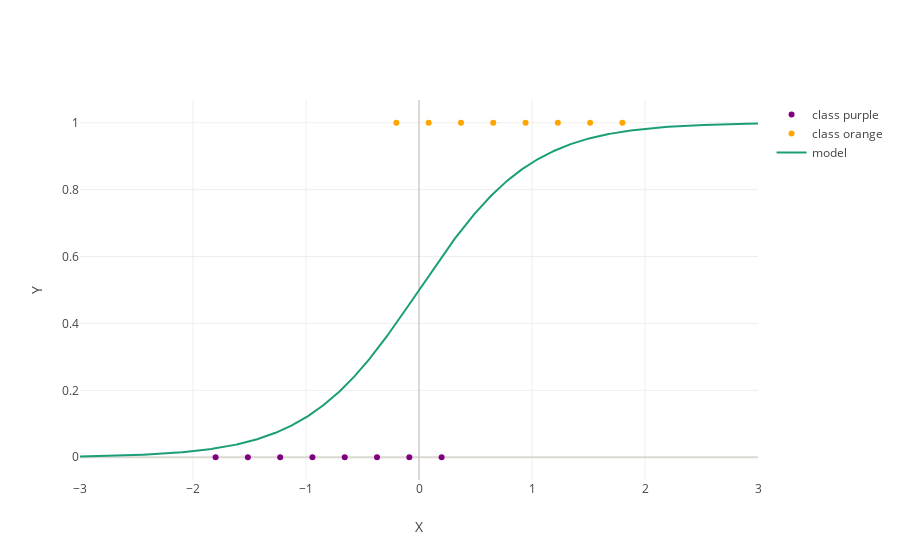

Source (notebook cell):
### Code cell
figure_1 = data.generate_plot()
figure_1

### Figure 1 — Plotly figure (JSON) as saved in the notebook; plotly's stock layout.template omitted (floating-point values rounded to 4 significant figures; data arrays with more than 128 entries replaced by an {"elided": "..."} marker saying what was removed)
{"data": [{"marker": {"color": "purple"}, "mode": "markers", "name": "class purple", "type": "scatter", "x": [-1.8, -1.514, -1.229, -0.9429, -0.6571, -0.3714, -0.08571, 0.2], "y": [0, 0, 0, 0, 0, 0, 0, 0]}, {"marker": {"color": "orange"}, "mode": "markers", "name": "class orange", "type": "scatter", "x": [-0.2, 0.08571, 0.3714, 0.6571, 0.9429, 1.229, 1.514, 1.8], "y": [1, 1, 1, 1, 1, 1, 1, 1]}, {"line": {"color": "rgb(27,158,119)"}, "mode": "lines", "name": "model", "type": "scatter", "x": {"elided": "1000 float values"}, "y": {"elided": "1000 float values"}}], "layout": {"xaxis": {"title": {"text": "X"}, "zeroline": true, "zerolinecolor": "rgba(205, 200, 193, 0.7)", "zerolinewidth": 2}, "yaxis": {"title": {"text": "Y"}, "zeroline": true, "zerolinecolor": "rgba(205, 200, 193, 0.7)", "zerolinewidth": 2}}}
